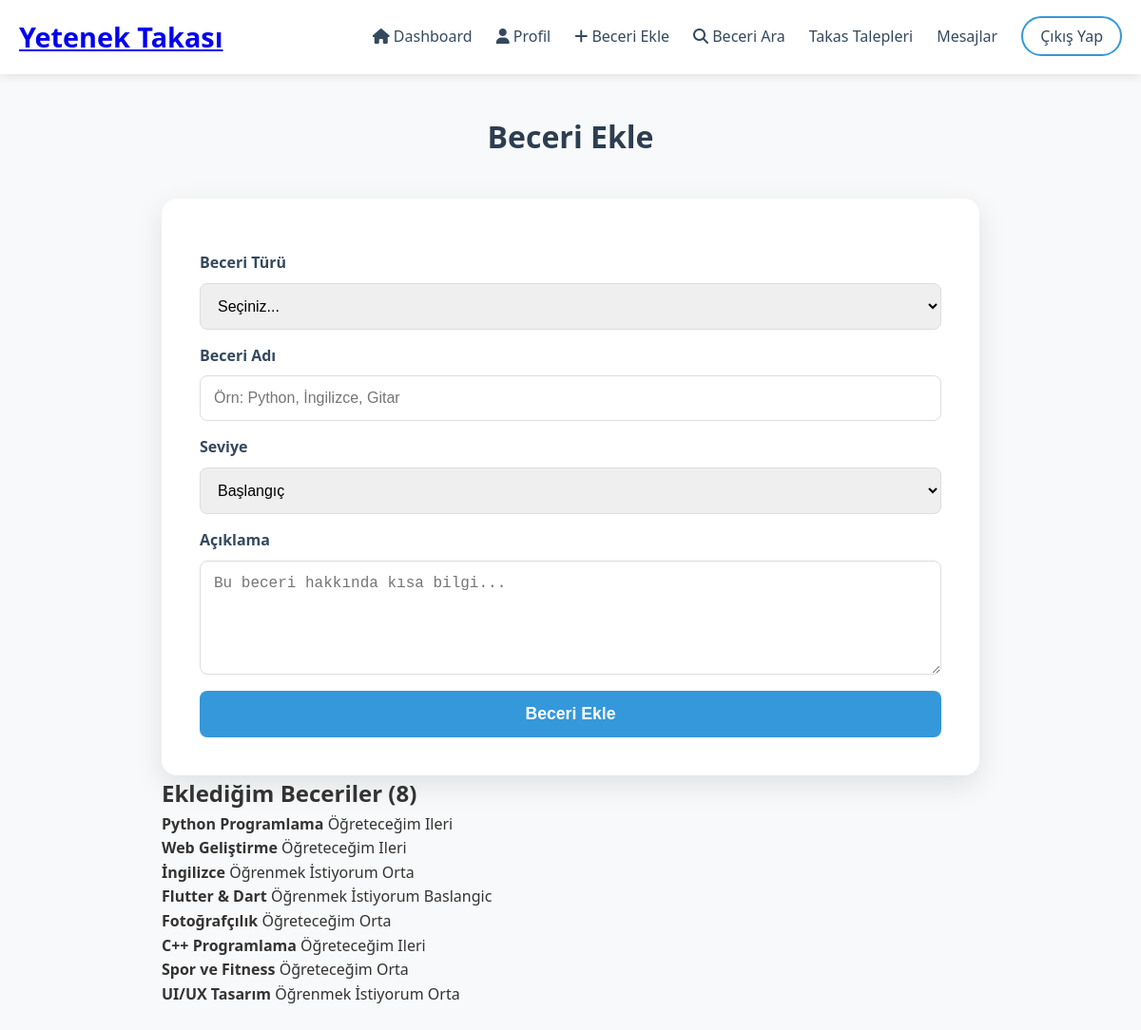
The page /beceri-ekle.php (signed in) on the database its author committed.
### tables this page shows
CREATE TABLE `beceriler` (
  `id` int NOT NULL,
  `kullanici_id` int NOT NULL,
  `beceri_adi` varchar(100) NOT NULL,
  `tur` enum('ogret','ogren') NOT NULL,
  `seviye` enum('Baslangic','Orta','Ileri','Uzman') DEFAULT 'Baslangic',
  `aciklama` text,
  `olusturma_tarihi` datetime DEFAULT CURRENT_TIMESTAMP
);

### beceri-ekle.php (the view, shortened to what this page needs)
<?php
include 'header.php';
$conn = new mysqli("localhost", "root", "2087", "yetenek");
$stmt = $conn->prepare("SELECT * FROM beceriler WHERE kullanici_id = ? ORDER BY olusturma_tarihi DESC");
$stmt->bind_param("i", $_SESSION['user_id']);
$stmt->execute();
$result = $stmt->get_result();
?>
<div class="page-container">
    <h1>Beceri Ekle</h1>
    <div class="form-container">
        <form action="beceri-ekle.php" method="POST">
            <label>Beceri Türü</label>
            <select name="tur" required>
                <option value="">Seçiniz...</option>
            </select>
            <label>Beceri Adı</label>
            <input type="text" name="beceri_adi" placeholder="Örn: Python, İngilizce, Gitar" required>
            <label>Seviye</label>
            <select name="seviye" required>
                <option value="Baslangic">Başlangıç</option>
            </select>
            <label>Açıklama</label>
            <textarea name="aciklama" rows="4" placeholder="Bu beceri hakkında kısa bilgi..."></textarea>
            <button type="submit" class="btn btn-primary full-width">Beceri Ekle</button>
        </form>
    </div>
    <h2>Eklediğim Beceriler (<?= $result->num_rows ?>)</h2>
    <div class="skills-list">
        <?php while($row = $result->fetch_assoc()): ?>
            <div class="skill-item">
                <strong><?= htmlspecialchars($row['beceri_adi']) ?></strong>
                <span class="badge <?= $row['tur']=='ogret' ? 'ogret-badge' : 'ogren-badge' ?>">
                    <?= $row['tur']=='ogret' ? 'Öğreteceğim' : 'Öğrenmek İstiyorum' ?>
                </span>
                <span class="skill-level"><?= $row['seviye'] ?></span>
            </div>
        <?php endwhile; ?>
    </div>
</div>

### style.css (style rules this page uses)
* { margin: 0; padding: 0; box-sizing: border-box; }
body { font-family: 'Segoe UI', Tahoma, Geneva, Verdana, sans-serif; line-height: 1.6; color: #333; background-color: #f8f9fa; }
.btn-primary { background: #f1c40f; color: #2c3e50; }
.full-width { width: 100%; padding: 14px; font-size: 1.1rem; font-weight: 600; margin-top: 10px; border: none; border-radius: 8px; cursor: pointer; transition: all 0.3s; }
.btn-primary { background: #3498db; color: white; }
.page-container { max-width: 900px; margin: 40px auto; padding: 0 20px; }
.page-container h1 { text-align: center; margin-bottom: 40px; color: #2c3e50; }
.form-container { background: white; padding: 40px; border-radius: 16px; box-shadow: 0 10px 30px rgba(0,0,0,0.1); }
.form-container label { display: block; margin: 15px 0 8px; font-weight: 600; color: #34495e; }
.form-container input, .form-container select, .form-container textarea { width: 100%; padding: 14px; border: 1px solid #ddd; border-radius: 8px; font-size: 1rem; }
.form-container textarea { height: 120px; resize: vertical; }

### rows shown on the page
beceriler: beceri_adi "Python Programlama", tur "Öğreteceğim", seviye "Ileri"
beceriler: beceri_adi "Web Geliştirme", tur "Öğreteceğim", seviye "Ileri"
beceriler: beceri_adi "İngilizce", tur "Öğrenmek İstiyorum", seviye "Orta"
beceriler: beceri_adi "Flutter & Dart", tur "Öğrenmek İstiyorum", seviye "Baslangic"
beceriler: beceri_adi "Fotoğrafçılık", tur "Öğreteceğim", seviye "Orta"
beceriler: beceri_adi "C++ Programlama", tur "Öğreteceğim", seviye "Ileri"
beceriler: beceri_adi "Spor ve Fitness", tur "Öğreteceğim", seviye "Orta"
beceriler: beceri_adi "UI/UX Tasarım", tur "Öğrenmek İstiyorum", seviye "Orta"

### other values the page prints
$result->num_rows "8"
